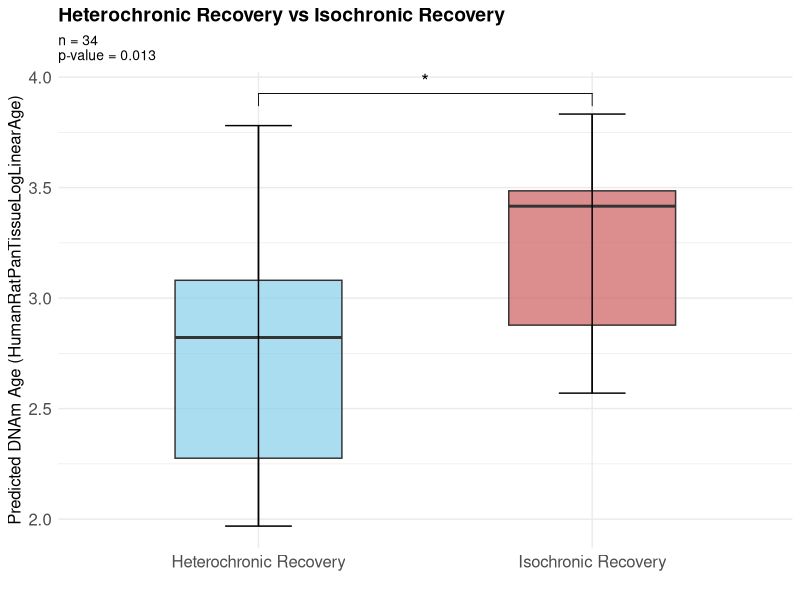
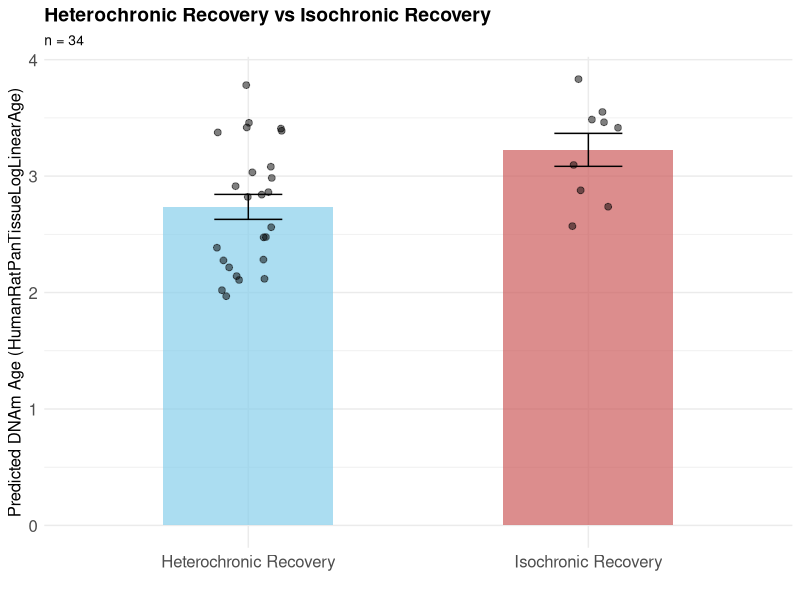
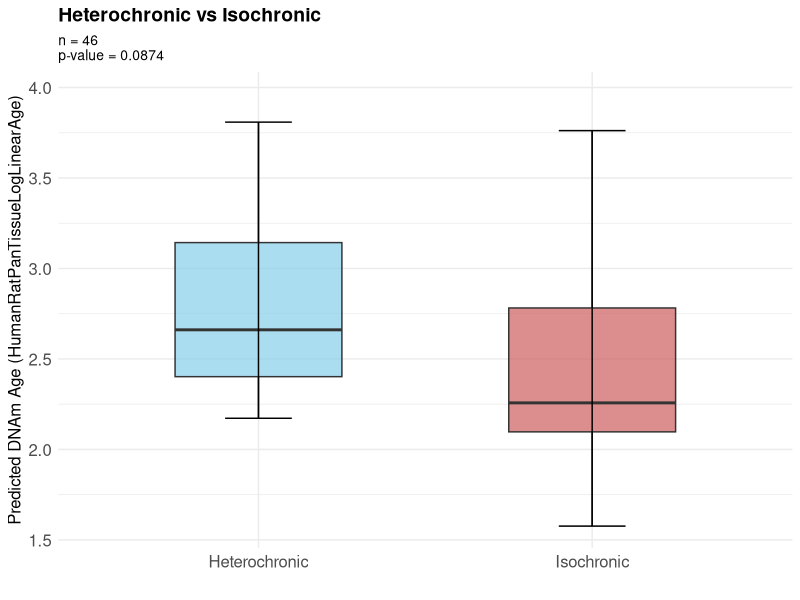
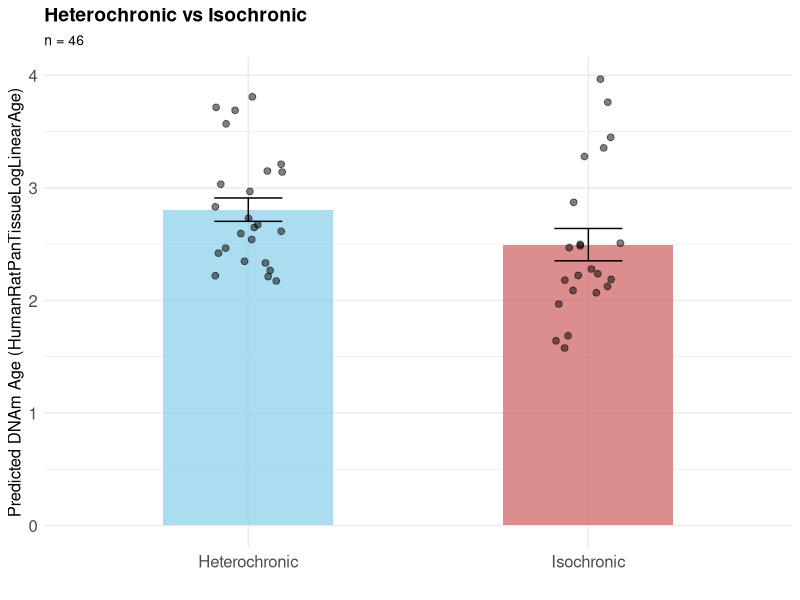

Source code (R) for these figures, in order:
# Cargar las librerías necesarias
library(ggplot2)
library(dplyr)
library(readr)
library(rstatix)
library(ggpubr)

# Leer los archivos CSV
predictions <- read_csv("GSE224447-GPL28271_DNAmAge_predictions.csv")
metadata <- read_csv("GSE224447-GPL28271_sample_metadata.csv")

# Renombrar columna para que coincida con merge
colnames(predictions)[1] <- "geo_accession"

# Unir datos
data <- merge(predictions, metadata, by = "geo_accession")

# Crear un campo "group" personalizado con base en el título
data$group <- case_when(
  grepl("YoungHetRec", data$title) ~ "Heterochronic Recovery",
  grepl("YoungHet", data$title) ~ "Heterochronic",
  grepl("YoungIsoRec", data$title) ~ "Isochronic Recovery",
  grepl("YoungIso", data$title) ~ "Isochronic",
  TRUE ~ "Other"
)

# Comprobar la distribución de grupos
print("\nDistribución de grupos:")
print(table(data$group))


#  ANOVA 
perform_anova <- function(df, group1, group2, age_column) {
  # Filtrar datos para los dos grupos
  sub_data <- df %>%
    filter(group %in% c(group1, group2)) %>%
    select(group, !!sym(age_column))
  
  # Realizar ANOVA y prueba t
  anova_result <- aov(as.formula(paste(age_column, "~ group")), data = sub_data)
  t_test <- t.test(as.formula(paste(age_column, "~ group")), data = sub_data)
  
  return(list(
    anova = summary(anova_result),
    t_test = t_test,
    p_value = t_test$p.value
  ))
}

# Función para crear gráfico de barras con error bars
plot_bar_comparison <- function(df, group1, group2, age_column = "DNAm.Age", title) {
  # Filtrar datos
  sub_data <- df %>%
    filter(group %in% c(group1, group2)) %>%
    select(group, !!sym(age_column))
  
  # Calcular estadísticas para las barras de error
  stats_data <- sub_data %>%
    group_by(group) %>%
    summarise(
      mean = mean(!!sym(age_column), na.rm = TRUE),
      sd = sd(!!sym(age_column), na.rm = TRUE),
      n = n(),
      se = sd/sqrt(n)
    )
  
  # Definir colores personalizados
  custom_colors <- c(
    "Heterochronic" = "skyblue",
    "Heterochronic Recovery" = "skyblue",
    "Isochronic" = "indianred",
    "Isochronic Recovery" = "indianred"
  )
  
  # Crear el gráfico de barras
  p <- ggplot(stats_data, aes(x = group, y = mean, fill = group)) +
    geom_bar(stat = "identity", alpha = 0.7, width = 0.5) +
    geom_errorbar(aes(ymin = mean - se, ymax = mean + se), 
                  width = 0.2,
                  position = position_dodge(0.9)) +
    geom_jitter(data = sub_data, 
                aes(x = group, y = .data[[age_column]]),
                width = 0.1, 
                alpha = 0.5, 
                size = 2) +
    labs(title = title,
         x = "",
         y = "Predicted DNAm Age (HumanRatPanTissueLogLinearAge)",
         subtitle = paste("n =", nrow(sub_data))) +
    theme_minimal() +
    theme(legend.position = "none",
          plot.title = element_text(size = 14, face = "bold"),
          plot.subtitle = element_text(size = 10),
          axis.text = element_text(size = 12),
          axis.title = element_text(size = 12)) +
    scale_fill_manual(values = custom_colors)
  
  return(p)
}

# Función para crear boxplot
plot_boxplot <- function(df, group1, group2, age_column = "DNAm.Age", title) {
  # Filtrar datos
  sub_data <- df %>%
    filter(group %in% c(group1, group2)) %>%
    select(group, !!sym(age_column))
  
  # Realizar análisis estadístico
  stats <- perform_anova(sub_data, group1, group2, age_column)
  
  # Definir colores personalizados
  custom_colors <- c(
    "Heterochronic" = "skyblue",
    "Heterochronic Recovery" = "skyblue",
    "Isochronic" = "indianred",
    "Isochronic Recovery" = "indianred"
  )
  
  # Crear el gráfico
  p <- ggplot(sub_data, aes(x = group, y = .data[[age_column]], fill = group)) +
    geom_boxplot(alpha = 0.7, outlier.shape = NA, width = 0.5) +
    stat_boxplot(geom = "errorbar", width = 0.2) +  # Añadir barras horizontales en los bigotes
    labs(title = title, 
         x = "", 
         y = "Predicted DNAm Age (HumanRatPanTissueLogLinearAge)",
         subtitle = paste("n =", nrow(sub_data), "\np-value =", format.pval(stats$p_value, digits = 3))) +
    theme_minimal() +
    theme(legend.position = "none",
          plot.title = element_text(size = 14, face = "bold"),
          plot.subtitle = element_text(size = 10),
          axis.text = element_text(size = 12),
          axis.title = element_text(size = 12)) +
    scale_fill_manual(values = custom_colors)
  
  # Añadir anotación de significancia estadística
  if (stats$p_value < 0.05) {
    p <- p + 
      stat_compare_means(method = "t.test", 
                        comparisons = list(c(group1, group2)),
                        label = "p.signif",
                        size = 5)
  }
  
  return(list(
    plot = p,
    stats = stats,
    is_significant = stats$p_value < 0.05
  ))
}

# Definir las comparaciones a realizar, en este caso será las recuperaciones y 
# edades en el tratamiento de cada grupo (isocrónico vs heterocrónico)
comparisons <- list(
  list(
    group1 = "Isochronic Recovery",
    group2 = "Heterochronic Recovery",
    age_column = "DNAm.FinalHumanRatPanTissueLogLinearAge",
    title = "Heterochronic Recovery vs Isochronic Recovery",
    filename = "recovery_comparison"
  ),
  list(
    group1 = "Heterochronic",
    group2 = "Isochronic",
    age_column = "DNAm.FinalHumanRatPanTissueLogLinearAge",
    title = "Heterochronic vs Isochronic",
    filename = "heterochronic_vs_isochronic"
  )
)

# Realizar las comparaciones y crear gráficos
for (comp in comparisons) {
  # Crear y guardar boxplot
  box_result <- plot_boxplot(data, comp$group1, comp$group2, comp$age_column, comp$title)
  ggsave(paste0(comp$filename, ".png"), box_result$plot, width = 8, height = 6)
  
  # Crear y guardar gráfico de barras
  bar_plot <- plot_bar_comparison(data, comp$group1, comp$group2, comp$age_column, comp$title)
  ggsave(paste0(comp$filename, "_bar.png"), bar_plot, width = 8, height = 6)
  
  # Imprimir resultados estadísticos
  print(paste("\nEstadísticas para", comp$title, ":"))
  print(box_result$stats$anova)
  print(paste("p-value =", format.pval(box_result$stats$p_value, digits = 3)))
}
